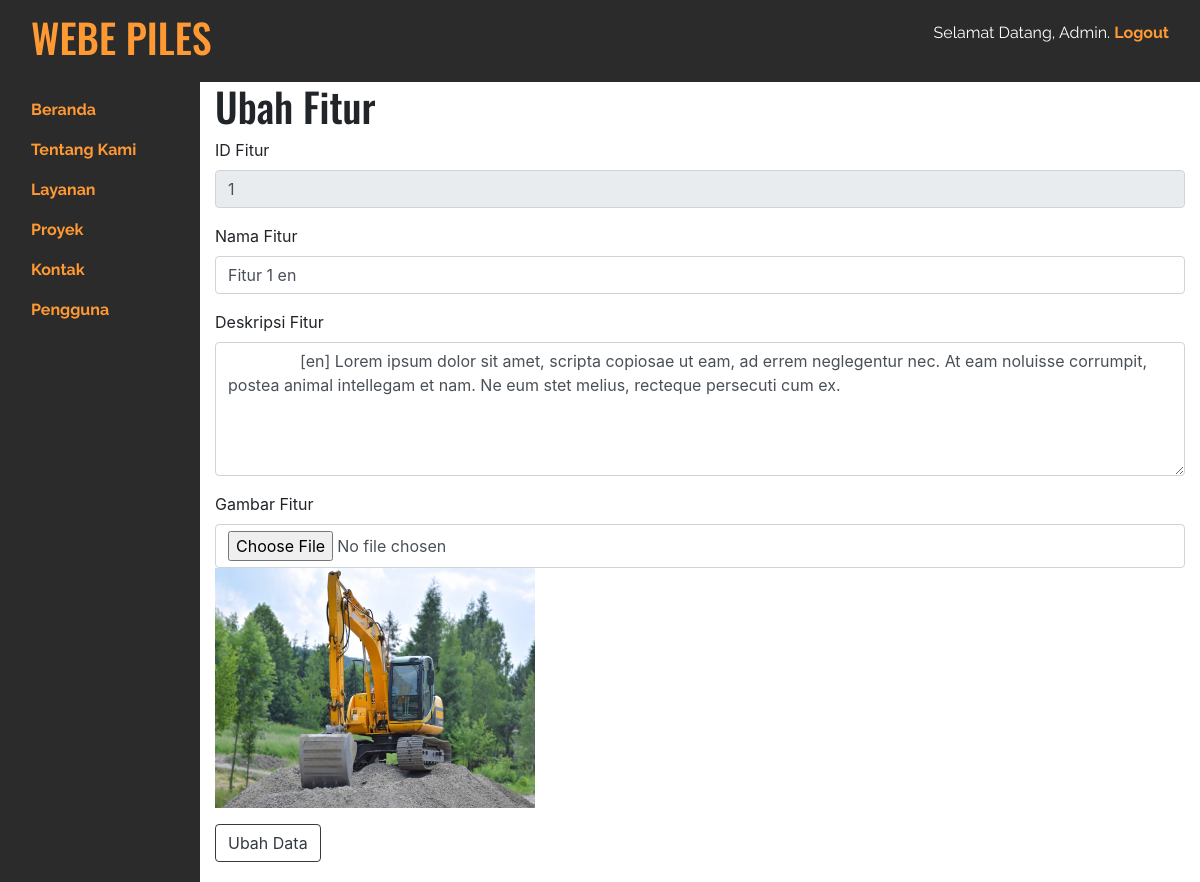
Before: /admin/ubah/ubah-fitur.php?id=1 with the older database file.
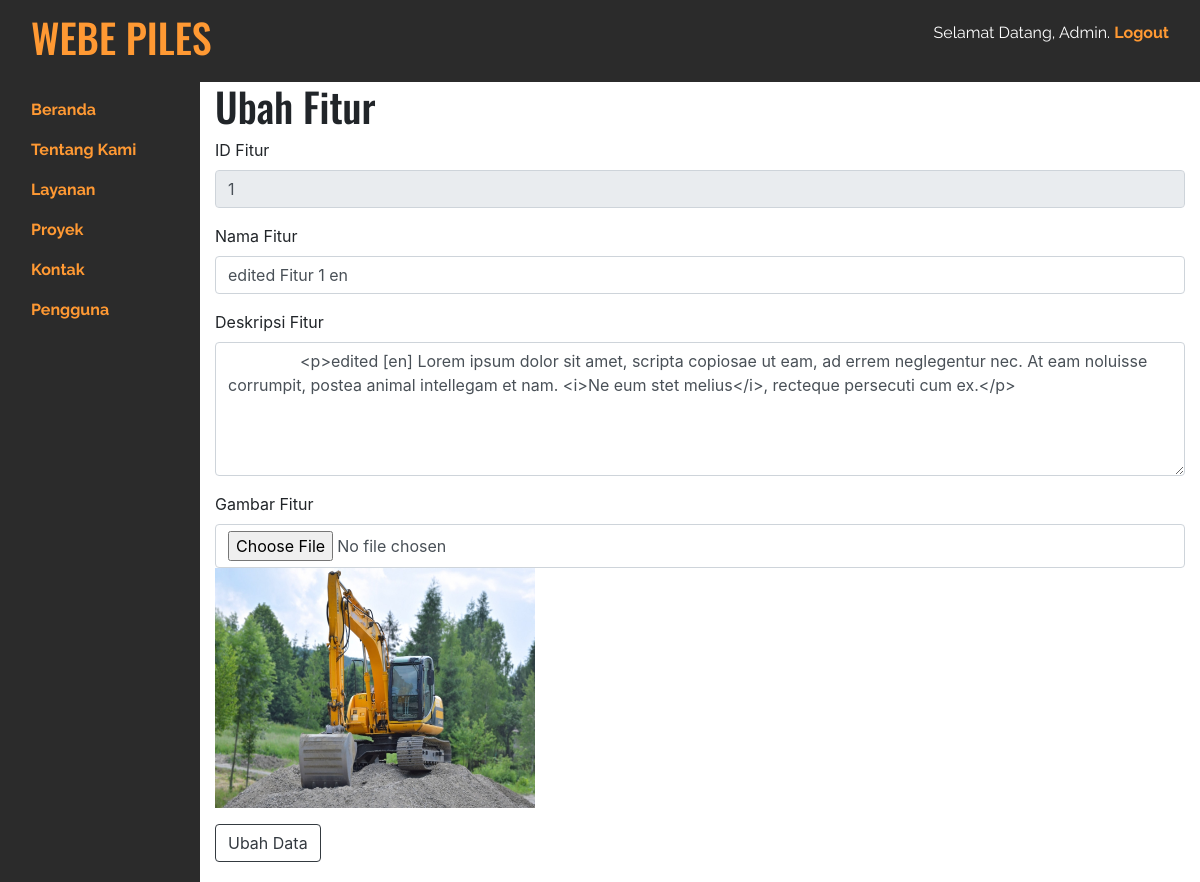
After: the same page with the newer database file.
### tables this page shows
CREATE TABLE `fitur` (
  `id_fitur` int(11) NOT NULL,
  `nama_fitur` varchar(20) NOT NULL,
  `deskripsi_fitur` text NOT NULL,
  `gambar_fitur` varchar(200) NOT NULL,
  `bahasa_fitur` varchar(2) DEFAULT NULL
);

### admin/ubah/ubah-fitur.php (the view, shortened to what this page needs)
<!doctype html>
<html lang="id" class="h-100">
  <body class="h-100">
    <?php include 'navbar.php'; ?>
    <div class="container-fluid h-100">
      <div class="row h-100">
        <?php
          include '../fungsi/koneksi.php';
          $sql = "SELECT * FROM fitur WHERE id_fitur = $_GET[id]";
          $result = mysqli_query($koneksi, $sql);
        ?>
        <?php while ($row = mysqli_fetch_array($result, MYSQLI_ASSOC)) { ?>
        <div class="col-md-10">
          <h1>Ubah Fitur</h1>
          <form action="../fungsi/update/update-fitur.php" method="POST" enctype="multipart/form-data">
            <div class="form-group">
              <label for="id">ID Fitur</label>
              <input type="text" class="form-control" name="id" id="id" value="<?php echo $row['id_fitur']; ?>" readonly>
            </div>
            <div class="form-group">
              <label for="nama">Nama Fitur</label>
              <input type="text" class="form-control" name="nama" id="nama" value="<?php echo $row['nama_fitur']; ?>">
            </div>
            <div class="form-group">
              <label for="editor">Deskripsi Fitur</label>
              <textarea class="form-control" name="deskripsi" id="editor" rows="5">
                <?php echo $row['deskripsi_fitur']; ?>
              </textarea>
            </div>
            <div class="form-group">
              <label for="gambar">Gambar Fitur</label>
              <input type="file" class="form-control" name="gambar" id="gambar">
              <img style="width: 320px; height: 240px;" src="../../<?php echo $row['gambar_fitur']; ?>">
            </div>
            <button type="submit" class="btn btn-outline-dark">Ubah Data</button>
          </form>
        </div>
        <?php } ?>
      </div>
    </div>
  </body>
</html>

Changed rows visible on the page:
changed fitur id 1: nama "Fitur 1 en" → "edited Fitur 1 en"; deskripsi "[en] Lorem ipsum dolor sit amet, scripta copiosae ut eam, ad errem neglegentur nec. At eam noluisse corrumpit, postea animal intellegam et nam. Ne eum stet melius, recteque persecuti cum ex." → "<p>edited [en] Lorem ipsum dolor sit amet, scripta copiosae ut eam, ad errem neglegentur nec. At eam noluisse corrumpit, postea animal intellegam et nam. <i>Ne eum stet melius</i>, recteque persecuti cum ex.</p>"
